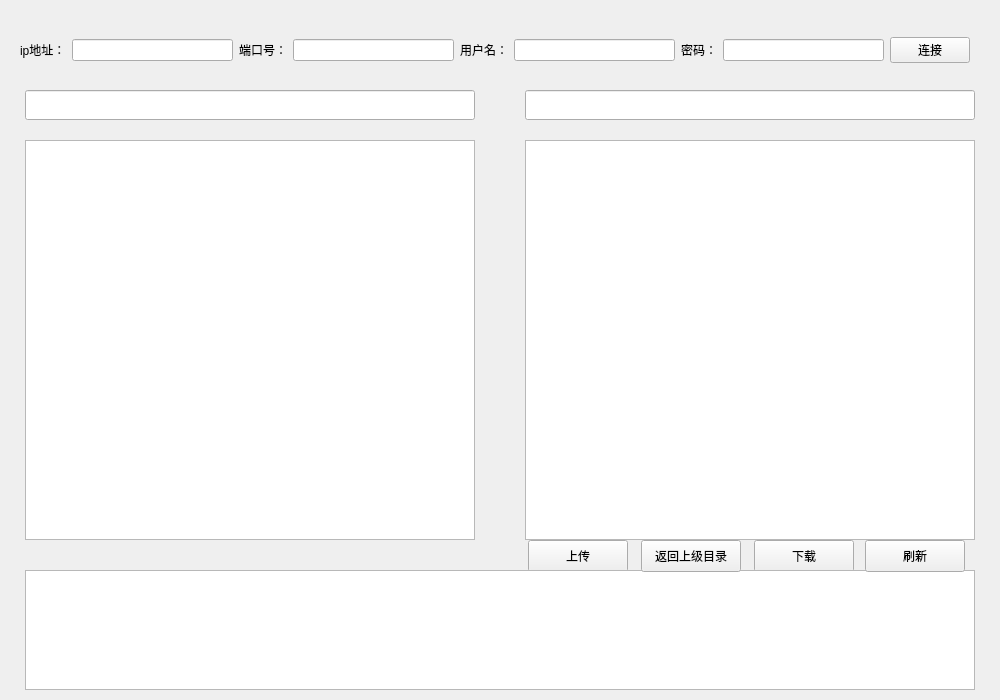
<?xml version="1.0" encoding="UTF-8"?>
<ui version="4.0">
 <class>Widget</class>
 <widget class="QWidget" name="Widget">
  <property name="geometry">
   <rect>
    <x>0</x>
    <y>0</y>
    <width>1000</width>
    <height>700</height>
   </rect>
  </property>
  <property name="minimumSize">
   <size>
    <width>1000</width>
    <height>700</height>
   </size>
  </property>
  <property name="maximumSize">
   <size>
    <width>1000</width>
    <height>700</height>
   </size>
  </property>
  <property name="windowTitle">
   <string>Widget</string>
  </property>
  <widget class="QWidget" name="widget" native="true">
   <property name="geometry">
    <rect>
     <x>20</x>
     <y>20</y>
     <width>950</width>
     <height>60</height>
    </rect>
   </property>
   <layout class="QHBoxLayout" name="horizontalLayout_2">
    <item>
     <widget class="QLabel" name="label">
      <property name="text">
       <string>ip地址：</string>
      </property>
     </widget>
    </item>
    <item>
     <widget class="QLineEdit" name="lineEdit_ip"/>
    </item>
    <item>
     <widget class="QLabel" name="label_2">
      <property name="text">
       <string>端口号：</string>
      </property>
     </widget>
    </item>
    <item>
     <widget class="QLineEdit" name="lineEdit_port"/>
    </item>
    <item>
     <widget class="QLabel" name="label_3">
      <property name="text">
       <string>用户名：</string>
      </property>
     </widget>
    </item>
    <item>
     <widget class="QLineEdit" name="lineEdit_user"/>
    </item>
    <item>
     <widget class="QLabel" name="label_4">
      <property name="text">
       <string>密码：</string>
      </property>
     </widget>
    </item>
    <item>
     <widget class="QLineEdit" name="lineEdit_pass">
      <property name="echoMode">
       <enum>QLineEdit::Password</enum>
      </property>
     </widget>
    </item>
    <item>
     <widget class="QPushButton" name="pushButton_con">
      <property name="text">
       <string>连接</string>
      </property>
     </widget>
    </item>
   </layout>
  </widget>
  <widget class="QLineEdit" name="lineEdit_src">
   <property name="geometry">
    <rect>
     <x>25</x>
     <y>90</y>
     <width>450</width>
     <height>30</height>
    </rect>
   </property>
  </widget>
  <widget class="QLineEdit" name="lineEdit_loc">
   <property name="geometry">
    <rect>
     <x>525</x>
     <y>90</y>
     <width>450</width>
     <height>30</height>
    </rect>
   </property>
  </widget>
  <widget class="QTableWidget" name="tableWidget_src">
   <property name="geometry">
    <rect>
     <x>25</x>
     <y>140</y>
     <width>450</width>
     <height>400</height>
    </rect>
   </property>
  </widget>
  <widget class="QTableWidget" name="tableWidget_loc">
   <property name="geometry">
    <rect>
     <x>525</x>
     <y>140</y>
     <width>450</width>
     <height>400</height>
    </rect>
   </property>
  </widget>
  <widget class="QPushButton" name="pushButton_put">
   <property name="geometry">
    <rect>
     <x>528</x>
     <y>540</y>
     <width>100</width>
     <height>32</height>
    </rect>
   </property>
   <property name="text">
    <string>上传</string>
   </property>
  </widget>
  <widget class="QPushButton" name="pushButton_get">
   <property name="geometry">
    <rect>
     <x>754</x>
     <y>540</y>
     <width>100</width>
     <height>32</height>
    </rect>
   </property>
   <property name="text">
    <string>下载</string>
   </property>
  </widget>
  <widget class="QTextBrowser" name="textBrowser_record">
   <property name="geometry">
    <rect>
     <x>25</x>
     <y>570</y>
     <width>950</width>
     <height>120</height>
    </rect>
   </property>
  </widget>
  <widget class="QPushButton" name="pushButton_back">
   <property name="geometry">
    <rect>
     <x>641</x>
     <y>540</y>
     <width>100</width>
     <height>32</height>
    </rect>
   </property>
   <property name="text">
    <string>返回上级目录</string>
   </property>
  </widget>
  <widget class="QPushButton" name="pushButton_flush">
   <property name="geometry">
    <rect>
     <x>865</x>
     <y>540</y>
     <width>100</width>
     <height>32</height>
    </rect>
   </property>
   <property name="text">
    <string>刷新</string>
   </property>
  </widget>
 </widget>
 <resources/>
 <connections/>
</ui>
